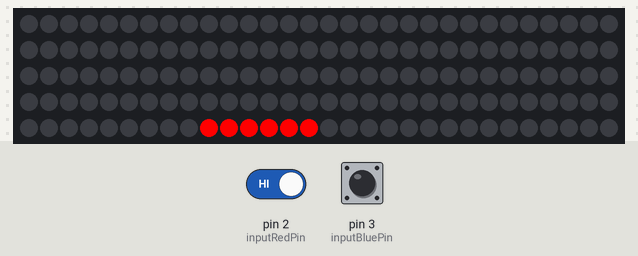
Bench run of a sketch on a simulated Arduino Uno, built for the host (arithmetic inside an expression is 32-bit, double 64-bit). On the bench: 150 RGB LEDs in strip order, left to right, continuing on the next row. The test bench sets the inputs (shaded band); at power-on: pin 2 (inputRedPin) HIGH, pin 3 (inputBluePin) HIGH.

Above: at 1.2 s.
1.3 s: pin 2 (inputRedPin) driven LOW
13.7 s: pin 3 (inputBluePin) pulled LOW for 3 s
26.1 s: pin 2 (inputRedPin) driven HIGH
At 26.26 s:
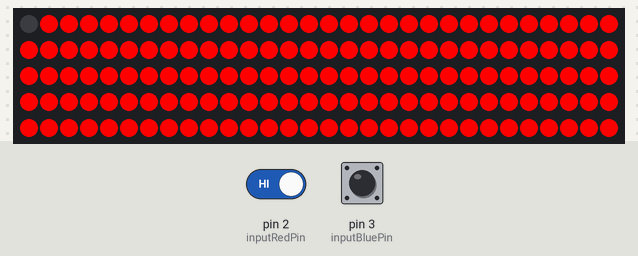
38.5 s: pin 3 (inputBluePin) driven LOW
At 43.9 s:
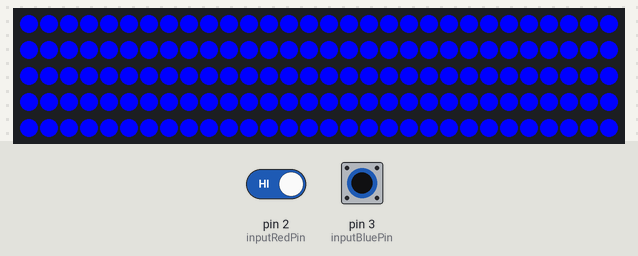
50.9 s: pin 3 (inputBluePin) driven HIGH
At 51.36 s:
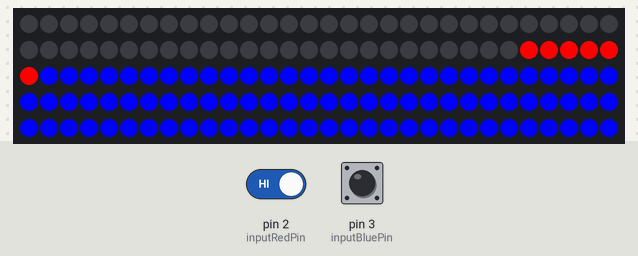

Measured:
- after the input at 26.1 s, the LEDs: change at once (image 1)
- after the input at 38.5 s, the LEDs: first differ from a run without the input after 4.3 s (image 2)
- after the input at 50.9 s, the LEDs: first change at once (image 3 shows a later state)

The sketch:

_1294FastLED.ino
```cpp
#include <FastLED.h>
#define COLOR_ORDER GRB
#define MAX_BRIGHTNESS 255
#define NUM_LEDS 150
#define DATA_PIN 6
CRGB leds[NUM_LEDS];
const int inputRedPin = 2;
const int inputBluePin = 3;
//pin numbers are placeholders until real numbers are recieved
int inputRed = 0;
int inputBlue = 0;
void setup() {
  FastLED.addLeds<WS2812B, DATA_PIN, COLOR_ORDER>(leds, NUM_LEDS);
  pinMode(inputRedPin, INPUT_PULLUP);
  pinMode(inputBluePin, INPUT_PULLUP);
}

void loop() {
  inputRed = digitalRead(inputRedPin);
  inputBlue = digitalRead(inputBluePin);
  if(inputRed == LOW && inputBlue == HIGH){
    fill_solid( leds, NUM_LEDS, CRGB::Red);
    FastLED.show();
  }
  else if(inputBlue == LOW && inputRed == HIGH){
    fill_solid( leds, NUM_LEDS, CRGB::Blue);
    FastLED.show();
  }
  else if(inputBlue == HIGH && inputRed == HIGH){
    while(inputBlue == HIGH && inputRed == HIGH){
      cylon(CRGB::Red, 1, 1);
      cylon(CRGB::Blue, 1, 1);
      cylon(CRGB::Green, 1, 1);
      cylon(CRGB::Cyan, 1, 1);
      cylon(CRGB::Yellow, 1, 1);
    }
  }
}
void cylon(CRGB color, uint16_t wait, uint8_t number_of_cycles){
 FastLED.setBrightness(MAX_BRIGHTNESS);
 for (uint8_t times = 0; times<=number_of_cycles; times++){
   for(int led_number = 0; led_number < NUM_LEDS; led_number++){
     leds[led_number] = color;
     leds[led_number + 1] = color;
     leds[led_number + 2] = color;
     leds[led_number + 3] = color;
     leds[led_number + 4] = color;
     leds[led_number + 5] = color;
     FastLED.show();
     leds[led_number] = CRGB::Black;
     delay(wait);
   }
   // Now "move" the LED the other direction
   for(int led_number = NUM_LEDS-1; led_number >= 0; led_number--){
     leds[led_number] = color;
     leds[led_number - 1] = color;
     leds[led_number - 2] = color;
     leds[led_number - 3] = color;
     leds[led_number - 4] = color;
     leds[led_number - 5] = color;
     FastLED.show();
     leds[led_number] = CRGB::Black;
     delay(wait);
   }
 }
 return;
}
```
